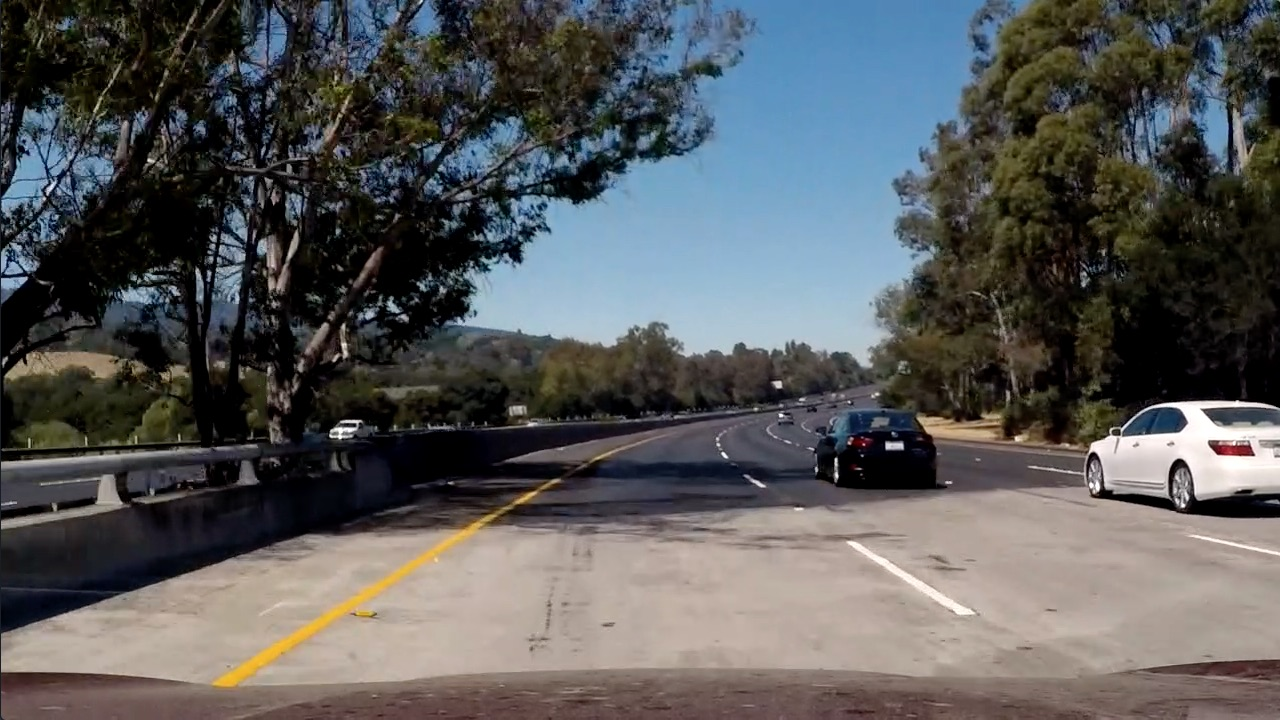
#> input picture test_images/test5.jpg, 1280 x 720 px
$ jupyter execute --allow-errors project.ipynb   (shell and % lines are left out)   (older library calls are emulated)
#> lines starting #> are read from the running program, lines starting #| are printed output that depends on the picture
# Vehicle Detection and Tracking

The goals / steps of this project are the following:

* Perform a Histogram of Oriented Gradients (HOG) feature extraction on a labeled training set of images and train a classifier Linear SVM classifier.
* Apply a color transform and append binned color features, as well as histograms of color, to HOG feature vector.
* Normalize features and randomize a selection for training and testing.
* Implement a sliding-window technique and use trained classifier to search for vehicles in images.
* Run pipeline on a video stream (start with the test_video.mp4 and later implement on full project_video.mp4) and create a heat map of recurring detections frame by frame to reject outliers and follow detected vehicles.
* Estimate a bounding box for vehicles detected.
---

## Loading Data

[cell 1]
import glob

vehicle_images = glob.glob('./dataset/vehicles/**/*.png')
vehicles_count = len(vehicle_images)
print(vehicles_count)
non_vehicle_images = glob.glob('./dataset/non-vehicles/**/*.png')
non_vehicles_count = len(non_vehicle_images)
print(non_vehicles_count)

## Data Visualization

[cell 2]
import matplotlib.pyplot as plt

# [27 lines left out: function plot_images, not called in this run]

[cell 3]
import numpy as np
import cv2

images = []
titles = []

#> (the rest of this cell did not finish here and is left out)

## Data Augmentation

[cell 4]
# [51 lines left out: functions augment_brightness_camera_images, transform_image, not called in this run]

[cell 5]
import matplotlib.image as mpimg
new_vehicle_images = []
new_non_vehicle_images = []

for file in vehicle_images:
    image = mpimg.imread(file)
    new_vehicle_images.append(transform_image(image,10,5,5,brightness=1))

for file in non_vehicle_images:
    image = mpimg.imread(file)
    new_non_vehicle_images.append(transform_image(image,10,5,5,brightness=1))

## Image to Histogram of Oriented Gradients Conversion

[cell 6]
from skimage.feature import hog

# [19 lines left out: function get_hog_features, not called in this run]

## HOG Visualization

#> (a cell that did not finish here is left out)

## Combine Features and Training Classifier

[cell 8]
# [15 lines left out: function convert_to_cspace, not called in this run]

def extract_features(imgs, augmented_imgs=False, cspace='RGB', orient=9, pix_per_cell=8, cell_per_block=2, hog_channel=0):
    # Create a list to append feature vectors to
    features = []
    # Iterate through the list of images
    for file in imgs:
        # Read in each one by one
        if(not augmented_imgs):
            image = mpimg.imread(file)
            image = (image * 255).astype(np.uint8)
        else:
            image = file
            image = (image * 255).astype(np.uint8)
        # apply color conversion if other than 'RGB'
        feature_image = convert_to_cspace(image, cspace=cspace)

        # Call get_hog_features() with vis=False, feature_vec=True
        if hog_channel == 'ALL':
            hog_features = []
            for channel in range(feature_image.shape[2]):
                hog_features.append(get_hog_features(feature_image[:,:,channel],
                                    orient, pix_per_cell, cell_per_block,
                                    vis=False, feature_vec=True))
            hog_features = np.ravel(hog_features)
        else:
            hog_features = get_hog_features(feature_image[:,:,hog_channel], orient,
                        pix_per_cell, cell_per_block, vis=False, feature_vec=True)

        features.append(hog_features)
    # Return list of feature vectors
    return features

[cell 9]
import time
from sklearn.svm import LinearSVC
from sklearn.model_selection import GridSearchCV
from sklearn import svm
from sklearn.preprocessing import StandardScaler
from sklearn.cross_validation import train_test_split

colorspace = 'YUV' # Can be RGB, HSV, LUV, HLS, YUV, YCrCb
orient = 11
pix_per_cell = 16
cell_per_block = 2
hog_channel = 'ALL' # Can be 0, 1, 2, or "ALL"

t=time.time()
vehicle_features = extract_features(vehicle_images, cspace=colorspace, orient=orient,
                        pix_per_cell=pix_per_cell, cell_per_block=cell_per_block,
                        hog_channel=hog_channel)
non_vehicle_features = extract_features(non_vehicle_images, cspace=colorspace, orient=orient,
                        pix_per_cell=pix_per_cell, cell_per_block=cell_per_block,
                        hog_channel=hog_channel)
# [9 lines of commented-out code are left out]

t2 = time.time()
print(round(t2-t, 2), 'Seconds to extract HOG features...')

# Create an array stack of feature vectors
X = np.vstack((vehicle_features, non_vehicle_features)).astype(np.float64)
print(len(vehicle_features), len(non_vehicle_features))
# Define the labels vector
y = np.hstack((np.ones(len(vehicle_features)), np.zeros(len(non_vehicle_features))))

# Split up data into randomized training and test sets
rand_state = np.random.randint(0, 100)
#> (the rest of this cell did not finish here and is left out)

## Find Vehicle in Image

[cell 10]
# [80 lines left out: functions find_cars, draw_rectangles, not called in this run]

[cell 11]
test_img = mpimg.imread('./test_images/test5.jpg')
#> test_img is the input picture: shape (720, 1280, 3); mean R, G, B 88.5, 89.3, 89.8

ystart = 400
ystop = 500
scale = 1.5

#> (the rest of this cell did not finish here and is left out)

## Testing with Different Sliding Window Ranges

[cell 12]
# [13 lines left out: function find_cars_more_windows, not called in this run]

[cell 13]
test_img = mpimg.imread('./test_images/test4.jpg')
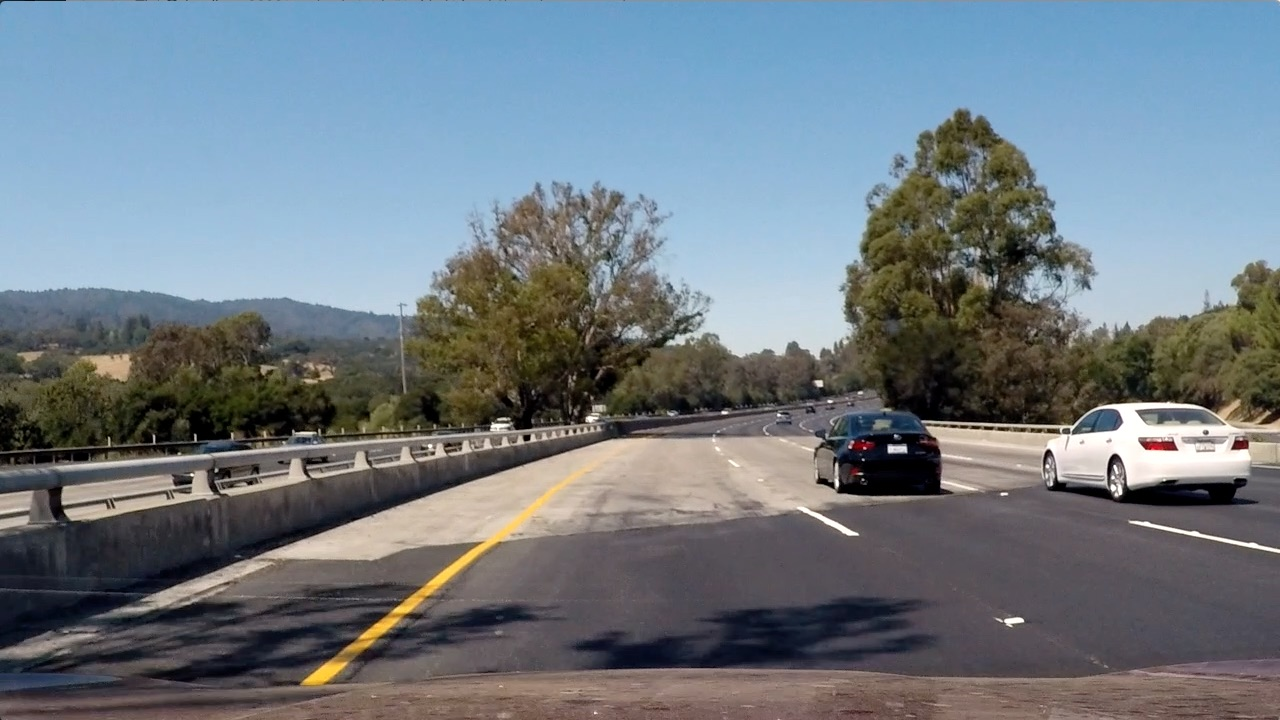
#> input picture test_images/test4.jpg, 1280 x 720 px
#> test_img is the input picture: shape (720, 1280, 3); mean R, G, B 112.2, 122.7, 130.9
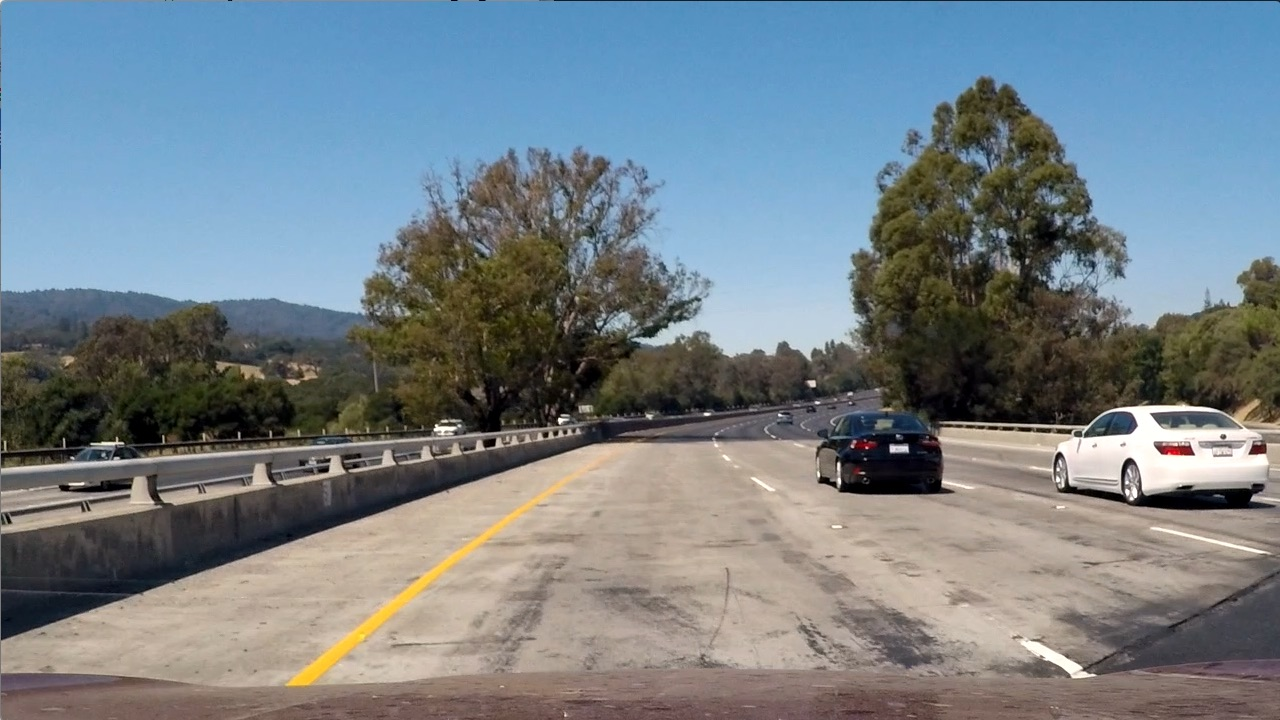
#> input picture test_images/test1.jpg, 1280 x 720 px
#> further down, test_img is the input picture: shape (720, 1280, 3); mean R, G, B 117.5, 128.7, 135.5

colorspace = 'YUV' # Can be RGB, HSV, LUV, HLS, YUV, YCrCb
orient = 11
pix_per_cell = 16
cell_per_block = 2

# (ystart, ystop, scale)
params = [
    (400, 464, 1),
    (400, 500, 1.5),
]

#> (the rest of this cell did not finish here and is left out)

## Applying Headmap

[cell 14]
# [48 lines left out: functions add_heat, apply_threshold, draw_labeled_bboxes, apply_heatmap, not called in this run]

[cell 15]
from scipy.ndimage.measurements import label

#> (the rest of this cell did not finish here and is left out)

## Drawing Labeled Bounding Boxes

[cell 16]
# [14 lines left out: function draw_labeled_bboxes, not called in this run]

#> (a cell that did not finish here is left out)

## Testing with Test Images

[cell 18]
test_images = glob.glob('./test_images/*.jpg')

colorspace = 'YUV' # Can be RGB, HSV, LUV, HLS, YUV, YCrCb
orient = 11
pix_per_cell = 16
cell_per_block = 2

# (ystart, ystop, scale)
params = [
    (400, 464, 1),
    (400, 496, 1.5),
    (400, 530, 2),
]


draw_images = []

#> (the rest of this cell did not finish here and is left out)
